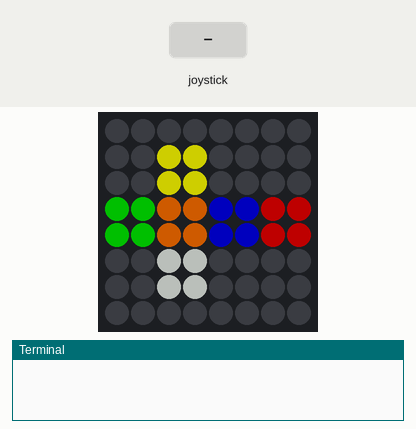
This program was run on a simulated Raspberry Pi (BCM pin numbers) with a Sense HAT. On the bench: the Sense HAT's 8×8 RGB LED matrix, the last lines printed to the terminal. The inputs (shaded band) are chosen by the test bench. Dim RGB values are drawn brighter than linear; random numbers come from a fixed seed.

Above: at 1.2 s.
1.3 s: joystick pushed left
At 2.5 s:
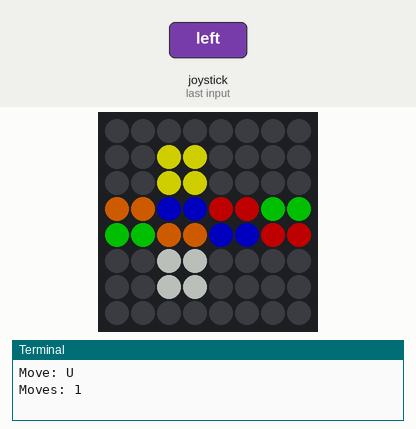
2.8 s: joystick clicked
4.3 s: joystick pushed right
At 5.0 s:
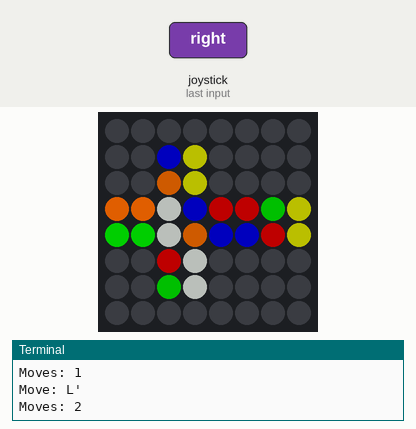
Timing chart, 0 to 7.3 s (numbered marks = the images above; inputs shaded):
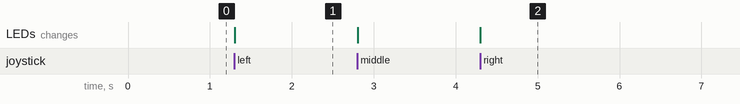

The program:

rubiks.py
```python
#!/usr/bin/env python3
# ========================================================================
# rubiks.py
#
# Description: A 2x2 Rubik's cube displayed in a 2D flat layout.
#
# https://rubiks-cube-solver.com/2x2/
#
# Author: Jim Ing
# Date: 2024-09-10
# ========================================================================

import argparse
import random
from time import sleep
from config import sense

# Define the colors
W = (102, 102, 102)  # White
R = (102, 0, 0)      # Red
G = (0, 102, 0)      # Green
B = (0, 0, 102)      # Blue
Y = (102, 102, 0)    # Yellow
O = (153, 51, 0)     # Orange
K = (0, 0, 0)        # Black (empty)

# Initial layout (2x2 cube faces)
layout = [
    K, K, K, K, K, K, K, K,
    K, K, Y, Y, K, K, K, K,
    K, K, Y, Y, K, K, K, K,
    G, G, O, O, B, B, R, R,
    G, G, O, O, B, B, R, R,
    K, K, W, W, K, K, K, K,
    K, K, W, W, K, K, K, K,
    K, K, K, K, K, K, K, K
]

# Faces and their indices on the 8x8 matrix
faces = {
    0: [(1, 2), (1, 3), (2, 2), (2, 3)],  # Yellow = Top
    1: [(3, 0), (3, 1), (4, 0), (4, 1)],  # Green = Left
    2: [(3, 2), (3, 3), (4, 2), (4, 3)],  # Orange = Front
    3: [(3, 4), (3, 5), (4, 4), (4, 5)],  # Blue = Right
    4: [(3, 6), (3, 7), (4, 6), (4, 7)],  # Red = Back
    5: [(5, 2), (5, 3), (6, 2), (6, 3)]   # White = Bottom
}

# Move counter and scramble
move_counter = 0
scramble_moves = []

# Selected face index
selected_face = 0

# Dictionary to store the current colors of the face before highlighting
original_face_colors = {}

# Debug flag
debug = False

# Argument parser for command line arguments
parser = argparse.ArgumentParser()
parser.add_argument('--debug', action='store_true', help='Enable debug output')
parser.add_argument('--scramble', type=int, default=0, help='Number of moves to scramble the cube')
args = parser.parse_args()
if args.debug:
    debug = True

def print_debug(message):
    if debug:
        print(message)

def print_instructions():
    """Print instructions for Rubik's Cube."""
    print("\nSense HAT Joystick:")
    print("Middle: Toggle cube faces, Left = Counter Clockwise, Right = Clockwise")
    print("\nCube Notation:")
    print("Clockwise: U = Up/Top, L = Left, F = Front, R = Right, B = Back, D = Down/Bottom")
    print("Counter Clockwise: U' = Up/Top, L' = Left, F' = Front, R' = Right, B' = Back, D' = Down/Bottom")

def draw_cube():
    """Display the current state of the cube."""
    sense.set_pixels(layout)

def brighten_color(color):
    """Increase the brightness of an RGB color by scaling each component."""
    factor = 1.5  # Brighten by 50%
    return tuple(min(int(c * factor), 255) for c in color)

def highlight_face(face_idx):
    """Highlight the selected face by brightening each pixel in the face and saving the current face colors."""
    face = faces[face_idx]

    # Save the current colors of the face before highlighting
    original_face_colors[face_idx] = [layout[x * 8 + y] for (x, y) in face]

    # Brighten each pixel in the face
    for (x, y) in face:
        current_color = layout[x * 8 + y]  # Get the current color
        layout[x * 8 + y] = brighten_color(current_color)  # Apply the brightened color

def dehighlight_face(face_idx):
    """Remove the highlight from the selected face by restoring its saved original colors."""
    face = faces[face_idx]

    # Restore the original colors if they were saved
    if face_idx in original_face_colors:
        for i, (x, y) in enumerate(face):
            layout[x * 8 + y] = original_face_colors[face_idx][i]

        # After restoring, clear the stored original colors for this face
        original_face_colors.pop(face_idx, None)

def rotate_face(face_idx, direction, record_move=True):
    # Define the side indices for each face
    face_sides = {
        0: [30, 31, 24, 25, 26, 27, 28, 29],  # Top face
        1: [18, 10, 31, 39, 50, 42, 34, 26],  # Left face
        2: [19, 18, 25, 33, 42, 43, 36, 28],  # Front face
        3: [11, 19, 27, 35, 43, 51, 38, 30],  # Right face
        4: [10, 11, 29, 37, 51, 50, 32, 24],  # Back face
        5: [35, 34, 33, 32, 39, 38, 37, 36],  # Bottom face
    }

    # Get the current face's sides
    sides = face_sides[face_idx]

    # Extract the RGB values for the current side
    current_values = [layout[i] for i in sides]

    # Rotate sides based on direction
    if direction == 'right':
        rotated_values = [current_values[-2], current_values[-1]] + current_values[:-2]
        move_notation = ['U', 'L', 'F', 'R', 'B', 'D'][face_idx] + "'"
    elif direction == 'left':
        rotated_values = current_values[2:] + [current_values[0], current_values[1]]
        move_notation = ['U', 'L', 'F', 'R', 'B', 'D'][face_idx]

    # Update layout with the rotated values
    for i in range(8):
        layout[sides[i]] = rotated_values[i]

    # Record move if it's not a scramble step
    if record_move:
        scramble_moves.append(move_notation)

    print(f"Move: {move_notation}")

def joystick_moved(event):
    global selected_face, move_counter
    print_debug(f'{event.action}: {event.direction}')

    if event.action == 'pressed':
        if event.direction == 'middle':
            # Dehighlight the previous face
            dehighlight_face(selected_face)

            # Move to the next face
            selected_face = (selected_face + 1) % 6
            print_debug(f'Selected face: {selected_face}')

            # Highlight the new face
            highlight_face(selected_face)
            draw_cube()

        elif event.direction == 'left':
            rotate_face(selected_face, 'left')
            move_counter += 1
            print_debug(f'Rotated face {selected_face} counterclockwise')

        elif event.direction == 'right':
            rotate_face(selected_face, 'right')
            move_counter += 1
            print_debug(f'Rotated face {selected_face} clockwise')

        print(f'Moves: {move_counter}')
        draw_cube()

def scramble_cube(n):
    """Scramble the cube with n random moves."""
    directions = ['left', 'right']
    for _ in range(n):
        face_idx = random.randint(0, 5)
        direction = random.choice(directions)
        rotate_face(face_idx, direction, record_move=False)
    print(f"Scrambled the cube with {n} moves.")

def is_solved():
    """Check if the cube is solved."""
    # Check if all colors on each face are uniform
    for face_idx, positions in faces.items():
        colors = [layout[x * 8 + y] for (x, y) in positions]
        if len(set(colors)) > 1:  # If there are different colors
            return False
    return True

try:
    # Scramble the cube if --scramble=n is passed
    if args.scramble > 0:
        scramble_cube(args.scramble)

        # Print instructions
        print_instructions()

    # Initial drawing
    draw_cube()

    # Highlight the first selected face (Yellow)
    highlight_face(selected_face)
    draw_cube()

    # Joystick event listener
    sense.stick.direction_any = joystick_moved

    # Keep the program running
    while True:
        sleep(0.1)
        if args.scramble > 0 and is_solved():
            print("Congratulations! The cube is solved!")
            break

except KeyboardInterrupt:
    sense.clear()
```

config.py
```python
#!/usr/bin/env python3
# ========================================================================
# config.py
#
# Description: Global configuration.
#
# Author: Jim Ing
# Date: 2024-08-29
# ========================================================================

from sense_hat import SenseHat
#from sense_hat import SenseHat, ACTION_PRESSED, ACTION_HELD, ACTION_RELEASED

sense = SenseHat()

sense.rotation = 0
sense.low_light = True
```

Measured:
- after the input at 1.3 s, the LEDs: change at once (image 1)
- after the input at 4.3 s, the LEDs: change at once (image 2)
